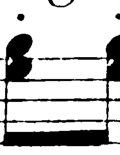
#> input picture app/core/glyph_images/beam-1/k545_mvt3.png, 120 x 155 px
$ python glyph_detect.py glyph_images/beam-1/k545_mvt3.png glyph_images/beam-1/k545_mvt3.png glyph_images/beam-1/k545_mvt3.png glyph_images/beam-1/k545_mvt3.png
#> lines starting #> are read from the running program, lines starting #| are printed output that depends on the picture; after the words box and inside, x2 and y2 are one past the last pixel; in counts of white or black regions, pixels touching at a corner belong together
"""Locate where a bar's transcribed glyphs sit on its source crop.

The OMR MusicXML carries no pixel coordinates, so we recover geometry straight
from the crop image: detect the two staves (treble + bass) by their full-width
ink lines, then map each token's pitch to its real vertical position on those
staves. Horizontal position comes from musical onset. This lets the UI draw a
box on each glyph and a leader line to its label — "what was picked up, and
where it maps on the page."

Pure numpy/PIL (no oemer, no ML). Returns normalised (0..1) coordinates so the
client can scale to whatever size the crop is displayed at.
"""
from __future__ import annotations
import re
from typing import Optional, List, Dict

_STEP = {'C': 0, 'D': 1, 'E': 2, 'F': 3, 'G': 4, 'A': 5, 'B': 6}
_DUR = {'w': 4, 'h': 2, 'q': 1, '8': 0.5, '16': 0.25, '32': 0.125, '64': 0.0625}
# diatonic index (octave*7 + step) of each staff's BOTTOM line
_TREBLE_BOTTOM = 4 * 7 + _STEP['E']   # E4 = 30
_BASS_BOTTOM = 2 * 7 + _STEP['G']     # G2 = 18


# [5 lines left out: function _diatonic, not called in this run]


def _dur_beats(tag: str, dot: bool) -> float:
    b = _DUR.get(tag, 0.0)
    return b * 1.5 if dot else b


# [15 lines left out: function _parse_events, not called in this run]


def detect_staff_lines(gray) -> List[float]:
    """y-centres of full-width horizontal ink lines (staff lines), top→bottom.
    Full-width requirement rejects beams/noteheads/ledger lines."""
    import numpy as np
    H, W = gray.shape
    dark = gray < 140
    rowdark = dark.sum(axis=1)
    for frac in (0.55, 0.45, 0.35):       # relax if a faint scan finds too few
        is_line = rowdark > frac * W
        lines, y = [], 0
        while y < H:
            if is_line[y]:
                y0 = y
                while y < H and is_line[y]:
                    y += 1
                lines.append((y0 + y - 1) / 2.0)
            else:
                y += 1
        if len(lines) >= 10:
            return lines
    return lines


def _two_staves(lines: List[float]):
    """Split detected lines into (treble5, bass5) by the largest gap (the space
    between the two staves of a grand staff). Returns None if not confident."""
    lines = sorted(lines)
    if len(lines) < 8:
        return None
    gaps = [b - a for a, b in zip(lines, lines[1:])]
    gi = max(range(len(gaps)), key=lambda i: gaps[i])   # inter-staff gap
    treble, bass = lines[:gi + 1], lines[gi + 1:]
    treble, bass = treble[-5:], bass[:5]                # 5 nearest the gap each
    if len(treble) < 5 or len(bass) < 5:
        return None
    return treble, bass


# [39 lines left out: functions _disk, detect_noteheads, not called in this run]


_STEP_R = 'CDEFGAB'
# [183 lines left out: functions _ydia_pitch, _has_accidental, _accidental_bbox, detect_rests, _assign_pitches, _repeat_dots, not called in this run]


def detect_repeat_end(gray, treble, bass, sp_t, sp_b):
    return _repeat_dots(gray, treble, bass, sp_t, sp_b, 'right')


def detect_repeat_start(gray, treble, bass, sp_t, sp_b):
    return _repeat_dots(gray, treble, bass, sp_t, sp_b, 'left')


# [22 lines left out: function _beam_span, not called in this run]


_REST16 = {1: '16', 2: '8', 3: '8.', 4: 'q', 6: 'q.'}
_TAG16 = {1: '16', 2: '8', 3: '8.', 4: 'q', 6: 'q.', 8: 'h'}   # sixteenths → note tag
# [187 lines left out: functions _rests16, melody_rhythm, bass_rhythm, _mapper, _detect_structural, not called in this run]


def bar_layout(crop_path: str, voices: Dict[str, str], bar_n=None) -> Optional[Dict]:
    """Geometry for one bar. `voices` maps role->token string; melody/melody2 go
    on the treble staff, bass/bass2 on the bass staff. `bar_n` (1-indexed) gates
    once-per-piece markings (tempo). Returns dict with image size, staff bands, and
    a flat list of placed elements (normalised coords)."""
#> called with crop_path = 'glyph_images/beam-1/k545_mvt3.png'
    try:
        import numpy as np
        from PIL import Image
    except ImportError:
        return None
    img = Image.open(crop_path).convert('L')
    W, H = img.size
#> W = 120; H = 155
    gray = np.asarray(img)
    staves = _two_staves(detect_staff_lines(gray))
#> in detect_staff_lines, `dark = gray < 140`:
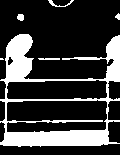
#> dark: shape (155, 120) bool; 23.6% white; 6 white regions (1 under 20 px), largest, box (x1, y1, x2, y2) and area: (0, 34, 120, 147) 4216, (48, 0, 74, 7) 54, (38, 58, 60, 60) 42, (17, 14, 24, 21) 41, (115, 13, 120, 20) 23
#> in detect_staff_lines, `rowdark = dark.sum(axis=1)`: rowdark = 155 values, max 120 at index 143, min 0 at index 7, mean 28.28
#> in _two_staves, `lines = sorted(lines)`: lines = [58, 80, 99.5, 120.5, 138]
    if not staves:
        return None
    treble, bass = staves
    ty, tsp = _mapper(treble, _TREBLE_BOTTOM)
    by, bsp = _mapper(bass, _BASS_BOTTOM)

    # Horizontal note region: project ink in the staff band but MASK OUT the
    # staff-line rows (they span the full width and would otherwise light up
    # every column). What remains is noteheads/stems/rests, whose left/right
    # extent bounds the playable width.
    band_top = max(0, int(min(treble) - tsp))
    band_bot = min(H, int(max(bass) + bsp))
    rowmask = np.zeros(H, dtype=bool)
    rowmask[band_top:band_bot] = True
    for ly in treble + bass:                  # blank ±2px around each staff line
        rowmask[max(0, int(ly) - 2):min(H, int(ly) + 3)] = False
    coldark = ((gray < 120) & rowmask[:, None]).sum(axis=0)
    thr = max(4, 0.05 * (band_bot - band_top))
    m = int(0.03 * W)
    strong = [x for x in range(m, W - m) if coldark[x] > thr]
    if strong and (strong[-1] - strong[0]) > 0.35 * W:
        x_lo, x_hi = strong[0], strong[-1]
    else:                                     # inconclusive → typical bar margins
        x_lo, x_hi = int(0.08 * W), int(0.92 * W)
    usable = x_hi - x_lo

    staff_bands = {
        'treble': {'top': (min(treble) - tsp) / H, 'bottom': (max(treble) + tsp) / H,
                   'mid': (sum(treble) / 5) / H},
        'bass': {'top': (min(bass) - bsp) / H, 'bottom': (max(bass) + bsp) / H,
                 'mid': (sum(bass) / 5) / H},
    }

    # Actual notehead x-positions per staff — used to place labels on the real
    # notes instead of guessing x from onset (onset only works when notes fill
    # the bar evenly; it breaks on system-start bars where a clef+time prefix
    # crams the notes to the right). Cluster blobs that share an x (a chord).
    # [8 lines left out: function _clusters, not called in this run]
    clusters = {'treble': _clusters(detect_noteheads(gray, treble, tsp), tsp),
                'bass': _clusters(detect_noteheads(gray, bass, bsp), bsp)}
    primary = {'treble': 'melody', 'bass': 'bass'}

    elements = []
    # (No clef detection: on this engraving a leading beamed-note group looks the
    # same to a tall/wide CV test as a clef, so it can't be told apart per-bar
    # without full OMR. Notes + rests + staff-accurate placement are reliable.)
    plan = [('melody', 'treble', ty, tsp), ('melody2', 'treble', ty, tsp),
            ('bass', 'bass', by, bsp), ('bass2', 'bass', by, bsp)]
    for role, staff, ymap, sp in plan:
        events, total = _parse_events(voices.get(role, ''))
        if not events:
            continue
        span = total or 1.0
        # Map detected notehead clusters onto this voice's note events (in order)
        # when their counts reconcile; extra leftmost clusters (a clef) are dropped.
        xmap = {}
        if role == primary[staff]:
            note_idx = [i for i, e in enumerate(events) if not e[3]]
            cl = clusters[staff]
            use = cl if len(cl) == len(note_idx) else (
                cl[-len(note_idx):] if note_idx and len(cl) > len(note_idx) else None)
            if use is not None:
                for k, i in enumerate(note_idx):
                    xmap[i] = use[k] / W
        for i, (heads, onset, dur, is_rest) in enumerate(events):
            xf = xmap.get(i, (x_lo + (onset / span) * usable) / W)
            cx = xf * W
            if is_rest:
                continue              # rests are placed from detected glyphs below, not onset
            dias = [d for d in (_diatonic(h) for h in heads) if d is not None]
            if not dias:
                continue
            ys = [ymap(d) for d in dias]
            yt, yb = min(ys), max(ys)
            rad = 0.62 * sp                       # box scales with the staff (dynamic size)
            elements.append({
                'voice': staff, 'type': 'note', 'label': ' '.join(heads),
                'x': round(xf, 4),
                'y': round((sum(ys) / len(ys)) / H, 4),
                'yTop': round(yt / H, 4), 'yBot': round(yb / H, 4), 'grace': dur == 0.0,
                'bbox': [round((cx - rad) / W, 4), round((yt - rad) / H, 4),
                         round((cx + rad) / W, 4), round((yb + rad) / H, 4)]})
            # Accidentals: a ♯/♭/♮ glyph sits just left of its notehead. Box it and
            # link it (a leader line) to the note it alters, so the pairing is shown.
            # Per-head so a chord's accidentals each box near their own notehead.
            for h in heads:
                d = _diatonic(h)
                if d is None:
                    continue
                hy = ymap(d)
                ab = _accidental_bbox(gray, cx, hy, sp)
                if not ab:
                    continue
                sym = '♯' if '#' in h else ('♭' if re.match(r'^[A-Ga-g]b', h) else '♮')
                elements.append({
                    'voice': staff, 'type': 'accidental', 'label': sym, 'note': h,
                    'link': [round(cx / W, 4), round(hy / H, 4)],
                    'bbox': [round(ab[0] / W, 4), round(ab[1] / H, 4),
                             round(ab[2] / W, 4), round(ab[3] / H, 4)]})

    # Prefix = space before the first PLACED note (note placement already drops the
    # clef's false notehead detections via rightmost-N), so the clef/time-sig live in
    # [0, prefix_end] on a system-start bar.
    note_xs = [el['x'] for el in elements if el['type'] == 'note']
    prefix_end = (min(note_xs) * W) if note_xs else x_lo
    elements += _detect_structural(gray, treble, bass, tsp, bsp, prefix_end,
                                   voices.get('timeSig', '3/8'),
                                   allow_tempo=(bar_n is None or bar_n == 1))

    # Rests: box the actual rest GLYPHS (compact, solid, isolated blobs found by
    # detect_rests) rather than guessing from onset — onset lands on noteheads, and
    # many rest tokens are rhythm-fill with no engraved glyph. Run a staff only when it
    # has rest tokens or no notes, so a note-only staff can't sprout phantom rests.
    for staff, lines, sp in (('treble', treble, tsp), ('bass', bass, bsp)):
        roles = ('melody', 'melody2') if staff == 'treble' else ('bass', 'bass2')
        n_rest_tok = sum(1 for r in roles for ev in _parse_events(voices.get(r, ''))[0] if ev[3])
        has_note = any(e.get('voice') == staff and e['type'] == 'note' for e in elements)
        if not n_rest_tok and has_note:
            continue
        found = detect_rests(gray, lines, sp, detect_noteheads(gray, lines, sp))
        cap = n_rest_tok if n_rest_tok else 2     # tokens say how many; empty staff → ≤2
        if len(found) > cap:                      # keep the most solid (largest-area) glyphs
            found = sorted(sorted(found, key=lambda r: -(r[2][2] - r[2][0]) * (r[2][3] - r[2][1]))[:cap])
        for cx, cy, bb in found:
            elements.append({'type': 'rest', 'voice': staff, 'label': 'rest',
                             'x': round(cx / W, 4), 'y': round(cy / H, 4),
                             'bbox': [bb[0], bb[1], bb[2], bb[3]]})

    # normalise structural bboxes (detector returns pixels) + an anchor x/y
    for el in elements:
        if 'bbox' in el and max(el['bbox']) > 1.5:    # still in pixels
            x0, y0, x1, y1 = el['bbox']
            el['bbox'] = [round(x0 / W, 4), round(y0 / H, 4), round(x1 / W, 4), round(y1 / H, 4)]
        if 'x' not in el and 'bbox' in el:
            el['x'] = round((el['bbox'][0] + el['bbox'][2]) / 2, 4)
            el['y'] = round((el['bbox'][1] + el['bbox'][3]) / 2, 4)
    return {'w': W, 'h': H, 'staves': staff_bands, 'elements': elements,
            'noteRegion': {'lo': round(x_lo / W, 4), 'hi': round(x_hi / W, 4)}}


# [20 lines left out: function debug_render, not called in this run]


if __name__ == '__main__':
    import sys, json
    if len(sys.argv) >= 3 and sys.argv[1] == 'debug':
        # debug <crop> <out> <melody> [bass]
        v = {'melody': sys.argv[3] if len(sys.argv) > 3 else '',
             'bass': sys.argv[4] if len(sys.argv) > 4 else ''}
        print(debug_render(sys.argv[2], v, sys.argv[2].replace('.png', '_dbg.png')))
    else:
        print(json.dumps(bar_layout(sys.argv[1], {'melody': sys.argv[2] if len(sys.argv) > 2 else ''}), indent=1))

$ run again, on app/core/glyph_images/brace/fur_elise.png
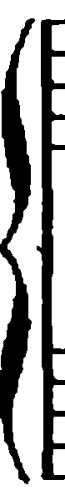
#> input picture app/core/glyph_images/brace/fur_elise.png, 65 x 495 px
#> in detect_staff_lines, `dark = gray < 140`:
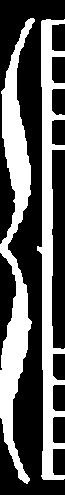
#> dark: shape (495, 65) bool; 37.8% white; 2 white regions, box (x1, y1, x2, y2) and area: (0, 18, 35, 484) 6592, (37, 19, 65, 480) 5576
#> rowdark = 495 values, max 49 at index 349, min 0 at index 0, mean 24.58
#> lines = [22, 53.5, 142.5, 250, 356.5, 445.5, 477]

$ run again, on app/core/glyph_images/clef-bass/fur_elise.png
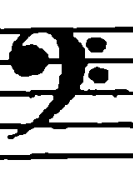
#> input picture app/core/glyph_images/clef-bass/fur_elise.png, 133 x 175 px
#> in detect_staff_lines, `dark = gray < 140`:
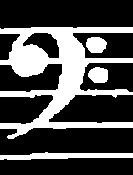
#> dark: shape (175, 133) bool; 30.1% white; 4 white regions, box (x1, y1, x2, y2) and area: (0, 27, 133, 139) 5776, (0, 152, 133, 160) 702, (86, 37, 107, 53) 271, (88, 67, 108, 83) 262
#> rowdark = 175 values, max 133 at index 29, min 0 at index 0, mean 40.06
#> lines = [30, 57, 93, 124.5, 155.5]
